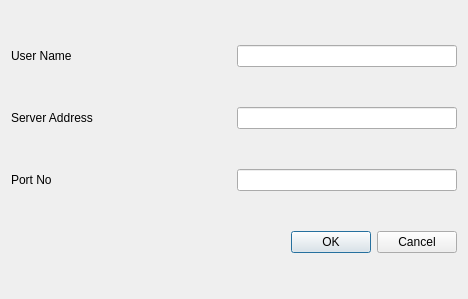
<?xml version="1.0" encoding="UTF-8"?>
<ui version="4.0">
 <class>Dialog</class>
 <widget class="QDialog" name="Dialog">
  <property name="geometry">
   <rect>
    <x>0</x>
    <y>0</y>
    <width>468</width>
    <height>299</height>
   </rect>
  </property>
  <property name="windowTitle">
   <string>Dialog</string>
  </property>
  <layout class="QVBoxLayout" name="verticalLayout">
   <item>
    <layout class="QHBoxLayout" name="horizontalLayoutName">
     <item>
      <widget class="QLabel" name="labelName">
       <property name="sizePolicy">
        <sizepolicy hsizetype="MinimumExpanding" vsizetype="Preferred">
         <horstretch>0</horstretch>
         <verstretch>0</verstretch>
        </sizepolicy>
       </property>
       <property name="text">
        <string>User Name</string>
       </property>
      </widget>
     </item>
     <item>
      <widget class="QLineEdit" name="lineEditName"/>
     </item>
    </layout>
   </item>
   <item>
    <layout class="QHBoxLayout" name="horizontalLayoutAddress">
     <item>
      <widget class="QLabel" name="labelAddress">
       <property name="sizePolicy">
        <sizepolicy hsizetype="MinimumExpanding" vsizetype="Preferred">
         <horstretch>0</horstretch>
         <verstretch>0</verstretch>
        </sizepolicy>
       </property>
       <property name="text">
        <string>Server Address</string>
       </property>
      </widget>
     </item>
     <item>
      <widget class="QLineEdit" name="lineEditAddress"/>
     </item>
    </layout>
   </item>
   <item>
    <layout class="QHBoxLayout" name="horizontalLayoutPort">
     <item>
      <widget class="QLabel" name="labelPort">
       <property name="sizePolicy">
        <sizepolicy hsizetype="MinimumExpanding" vsizetype="Preferred">
         <horstretch>0</horstretch>
         <verstretch>0</verstretch>
        </sizepolicy>
       </property>
       <property name="text">
        <string>Port No</string>
       </property>
      </widget>
     </item>
     <item>
      <widget class="QLineEdit" name="lineEditPort">
       <property name="placeholderText">
        <string/>
       </property>
      </widget>
     </item>
    </layout>
   </item>
   <item>
    <widget class="QDialogButtonBox" name="buttonBox">
     <property name="orientation">
      <enum>Qt::Orientation::Horizontal</enum>
     </property>
     <property name="standardButtons">
      <set>QDialogButtonBox::StandardButton::Cancel|QDialogButtonBox::StandardButton::Ok</set>
     </property>
    </widget>
   </item>
  </layout>
 </widget>
 <resources/>
 <connections/>
</ui>
